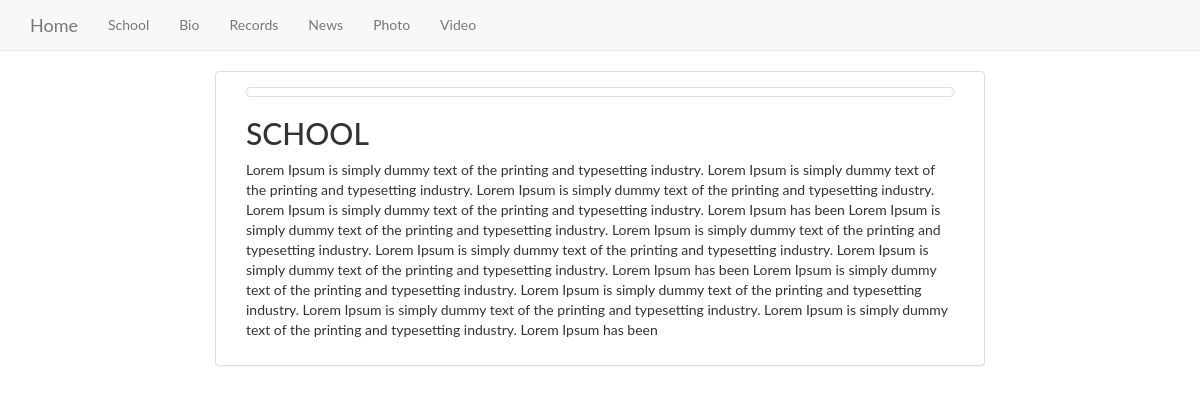
Screenshot of /index.php/welcome/school with the database file from the repository.
### tables this page shows
CREATE TABLE `school` (
  `id` int(11) NOT NULL,
  `title` varchar(255) NOT NULL,
  `description` text NOT NULL,
  `image` varchar(255) NOT NULL,
  `created_date` varchar(255) NOT NULL
);

### application/libraries/Template.php (called while the page is built)
<?php  if ( ! defined('BASEPATH')) exit('No direct script access allowed');
class Template
{
    var $ci;
    function __construct()
    {
        $this->ci =& get_instance();
    }
    function load($tpl_view, $body_view = null, $data = null)
    {
        if ( ! is_null( $body_view ) )
        {
            if ( file_exists( APPPATH.'views/'.$tpl_view.'/'.$body_view ) )
            {
                $body_view_path = $tpl_view.'/'.$body_view;
            }
            else if ( file_exists( APPPATH.'views/'.$tpl_view.'/'.$body_view.'.php' ) )
            {
                $body_view_path = $tpl_view.'/'.$body_view.'.php';
            }
            else if ( file_exists( APPPATH.'views/'.$body_view ) )
            {
                $body_view_path = $body_view;
            }
            else if ( file_exists( APPPATH.'views/'.$body_view.'.php' ) )
            {
                $body_view_path = $body_view.'.php';
            }
            else
            {
                show_error('Unable to load the requested file: ' . $tpl_name.'/'.$view_name.'.php');
            }
            $body = $this->ci->load->view($body_view_path, $data, TRUE);
            if ( is_null($data) )
            {
                $data = array('body' => $body);
            }
            else if ( is_array($data) )
            {
                $data['body'] = $body;
            }
            else if ( is_object($data) )
            {
                $data->body = $body;
            }
        }
        $this->ci->load->view('templates/'.$tpl_view, $data);
    }
}

### application/controllers/Welcome.php (called while the page is built, shortened)
<?php
class Welcome extends CI_Controller {
	public function school()
	{
		$data['school'] = $this->School_model->get_school();
		$data['title'] = 'School';
		$this->template->load('default', 'school', $data);
	}
}

### index.php (called while the page is built, shortened)
<?php
require_once BASEPATH.'core/CodeIgniter.php';

### application/models/School_model.php (called while the page is built, shortened)
<?php
class School_model extends CI_Model {
    function get_school() {
        $query = $this->db->get('school');
        return $query->result_array();
    }
}
?>

### application/views/school.php (the view, shortened to what this page needs)
<div class="left-panel">
    <div class="col-lg-8 col-lg-offset-2 col-md-8 col-md-offset-2 col-sm-8  col-sm-offset-2 col-xs-8 col-xs-offset-2">
        <div class="panel panel-default">
            <div class="panel-body">
                <div class="col-md-12">
                    <div class="thumbnail">
                    </div>
                    <div class="icerik-bilgi">
                        <h2><?=$school[0]['title']; ?></h2>
                        <p><?=$school[0]['description']; ?></p>
                    </div>
                </div>
            </div>
        </div>
    </div>
</div>

### application/views/templates/default.php (style rules this page uses)
body { font-family: 'Lato'; }

### rows the page displays
school: title "SCHOOL", description "Lorem Ipsum is simply dummy text of the printing and typesetting industry. Lorem Ipsum is simply dummy text of the printing and typesetting industry. Lorem Ipsum is simply dummy text of the printing and typesetting industry. Lorem Ipsum is simply dummy text of the printing and typesetting industry. Lorem Ipsum has been Lorem Ipsum is simply dummy text of the printing and typesetting industry. Lorem Ipsum is simply dummy text of the printing and typesetting industry. Lorem Ipsum is simply dummy text of the printing and typesetting industry. Lorem Ipsum is simply dummy text of the printing and typesetting industry. Lorem Ipsum has been Lorem Ipsum is simply dummy text of the printing and…"
